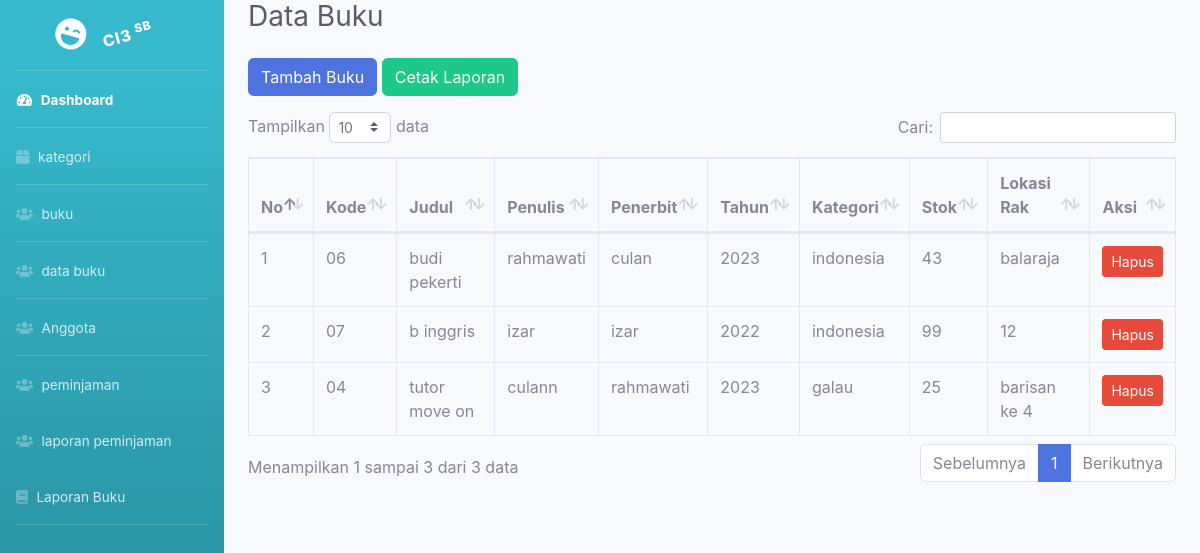
The app's page /index.php/buku with its own data.
### tables this page shows
CREATE TABLE `buku` (
  `id` int(11) NOT NULL,
  `kode_buku` varchar(20) DEFAULT NULL,
  `judul` varchar(150) DEFAULT NULL,
  `penulis` varchar(100) DEFAULT NULL,
  `penerbit` varchar(100) DEFAULT NULL,
  `tahun` int(11) DEFAULT NULL,
  `id_kategori` int(11) DEFAULT NULL,
  `stok` int(11) DEFAULT NULL,
  `lokasi_rak` varchar(50) DEFAULT NULL
);

CREATE TABLE `kategori` (
  `id` int(11) NOT NULL,
  `nama_kategori` varchar(100) NOT NULL
);

### application/controllers/buku.php (called while the page is built, shortened)
<?php
class Buku extends CI_Controller {
    public function index()
    {
        $data['buku'] = $this->db
            ->join('kategori', 'kategori.id = buku.id_kategori')
            ->get('buku')->result();
        $this->load->view('templates/header');
        $this->load->view('templates/sidebar');
        $this->load->view('buku/index', $data);
        $this->load->view('templates/footer');
    }
}

### index.php (called while the page is built, shortened)
<?php
require_once BASEPATH.'core/CodeIgniter.php';

### application/views/buku/index.php (the view)
<div class="container-fluid">
<h1 class="h3 mb-4 text-gray-800">Data Buku</h1>
<a href="<?= base_url('buku/tambah'); ?>" class="btn btn-primary mb-3">
    Tambah Buku
</a>
<a href="<?= base_url('laporan/buku'); ?>" target="_blank" class="btn btn-success mb-3">
    Cetak Laporan
</a>
<table class="table table-bordered" id="dataTable">
    <thead>
        <tr>
            <th>No</th>
            <th>Kode</th>
            <th>Judul</th>
            <th>Penulis</th>
            <th>Penerbit</th>
            <th>Tahun</th>
            <th>Kategori</th>
            <th>Stok</th>
            <th>Lokasi Rak</th>
            <th>Aksi</th>
        </tr>
    </thead>
    <tbody>
    <?php $no=1; foreach($buku as $b): ?>
        <tr>
            <td><?= $no++ ?></td>
            <td><?= $b->kode_buku ?></td>
            <td><?= $b->judul ?></td>
            <td><?= $b->penulis ?></td>
            <td><?= $b->penerbit ?></td>
            <td><?= $b->tahun ?></td>
            <td><?= $b->nama_kategori ?></td>
            <td><?= $b->stok ?></td>
            <td><?= $b->lokasi_rak ?></td>
            <td>
                <a href="<?= base_url('buku/hapus/'.$b->id); ?>"
                   class="btn btn-danger btn-sm"
                   onclick="return confirm('Yakin hapus data ini?')">
                   Hapus
                </a>
            </td>
        </tr>
    <?php endforeach; ?>
    </tbody>
</table>
</div>

### application/views/templates/header.php (shortened to what this page needs)
<!DOCTYPE html>
<html lang="en">
<head>
    <link href="<?= base_url('assets/vendor/fontawesome-free/css/all.min.css') ?>"
    rel="stylesheet">
    <link href="<?= base_url('assets/css/sb-admin-2.min.css') ?>" rel="stylesheet">
    <link href="<?= base_url('assets/vendor/datatables/dataTables.bootstrap4.min.css') ?>"
    rel="stylesheet">
    </head>
<body id="page-top">
    <div id="wrapper">

### application/views/templates/sidebar.php (shortened to what this page needs)
<ul class="navbar-nav bg-gradient-info sidebar sidebar-dark accordion" id="accordionSidebar">
    <a class="sidebar-brand d-flex align-items-center justify-content-center" href="<?=site_url('dashboard')?>">
        <div class="sidebar-brand-icon rotate-15">
            <i class="fas fa-laugh-wink"></i>
        </div>
        <div class="sidebar-brand-text rotate-n-15 mx-3"> CI3 <sup>SB</sup></div>
    </a>
    <hr class="sidebar-divider my-0">
    <li class="nav-item active">
        <a class="nav-link" href="<?= site_url('dashboard')?>">
            <i class="fas fa-fw fa-tachometer-alt"></i>
            <span>Dashboard</span>
        </a>
    </li>
<hr class="sidebar-divider my-0">
<li class="nav-item">
    <a class="nav-link" href="<?= site_url('kategori')?>">
        <i class="fas fa-box"></i>
        <span>kategori</span>
    </a>
</li>
<hr class="sidebar-divider my-0">
<li class="nav-item">
    <a class="nav-link" href="<?= base_url('buku'); ?>">
        <i class="fas fa-users"></i>
        <span>buku</span>
    </a>
</li>
<hr class="sidebar-divider my-0">
<li class="nav-item">
    <a class="nav-link" href="<?= base_url('buku_saya'); ?>">
        <i class="fas fa-users"></i>
        <span>data buku</span>
    </a>
</li>
<hr class="sidebar-divider my-0">
<li class="nav-item">
    <a class="nav-link" href="<?= base_url('anggota'); ?>">
        <i class="fas fa-users"></i>
        <span>Anggota</span>
    </a>
</li>
<hr class="sidebar-divider my-0">
<li class="nav-item">
    <a class="nav-link" href="<?= base_url('peminjaman'); ?>">
        <i class="fas fa-users"></i>
        <span>peminjaman</span>
    </a>
</li>
<li class="nav-item">
    <a class="nav-link" href="<?= base_url('laporan/peminjaman'); ?>">
        <i class="fas fa-users"></i>
        <span>laporan peminjaman</span>
    </a>
</li>
<li class="nav-item">
    <a class="nav-link" href="<?= site_url('laporan/buku'); ?>">
        <i class="fas fa-book"></i>
        <span>Laporan Buku</span>
    </a>
</li>
<hr class="sidebar-divider d-npne d-md-block">
</ul>
<div id="content-wrapper" class="d-flex flex-column">
                <div id="content">

### application/views/templates/footer.php (shortened to what this page needs)
</div>
</div>
</div>
</body>
</html>

### records on screen
buku: kode_buku "06", judul "budi pekerti", penulis "rahmawati", penerbit "culan", tahun "2023", id_kategori.nama_kategori "indonesia", stok "43", lokasi_rak "balaraja"
buku: kode_buku "07", judul "b inggris", penulis "izar", penerbit "izar", tahun "2022", id_kategori.nama_kategori "indonesia", stok "99", lokasi_rak "12"
buku: kode_buku "04", judul "tutor move on", penulis "culann", penerbit "rahmawati", tahun "2023", id_kategori.nama_kategori "galau", stok "25", lokasi_rak "barisan ke 4"
